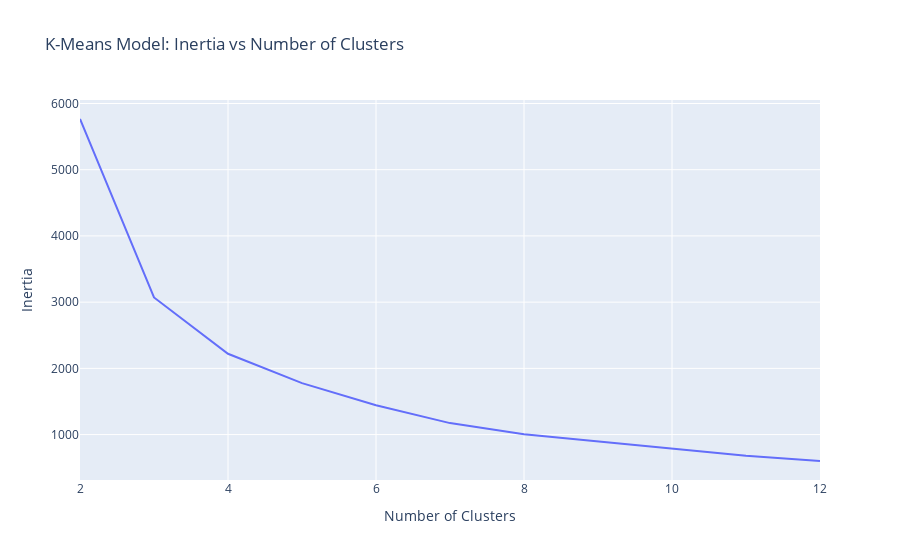

The notebook cell saved with this chart:
### Code cell
# Create line plot of `inertia_errors` vs `n_clusters`
fig = px.line(x=n_clusters, y=inertia_errors, title="K-Means Model: Inertia vs Number of Clusters")
fig.update_layout(xaxis_title="Number of Clusters", yaxis_title="Inertia")
# Don't delete the code below 👇
fig.write_image("images/line_plt_InerClus.png", scale=1, height=500, width=700)

fig.show()

### Figure 1 — Plotly figure (JSON) as saved in the notebook; plotly's stock layout.template omitted (floating-point values rounded to 4 significant figures)
{"data": [{"hovertemplate": "x=%{x}<br>y=%{y}<extra></extra>", "legendgroup": "", "line": {"color": "#636efa", "dash": "solid"}, "marker": {"symbol": "circle"}, "mode": "lines", "name": "", "orientation": "v", "showlegend": false, "type": "scatter", "x": [2, 3, 4, 5, 6, 7, 8, 9, 10, 11, 12], "xaxis": "x", "y": [5766.0, 3070.0, 2220.0, 1777.0, 1444.0, 1173.0, 1004.0, 892.7, 780.8, 678.9, 601.0], "yaxis": "y"}], "layout": {"legend": {"tracegroupgap": 0}, "title": {"text": "K-Means Model: Inertia vs Number of Clusters"}, "xaxis": {"anchor": "y", "domain": [0, 1], "title": {"text": "Number of Clusters"}}, "yaxis": {"anchor": "x", "domain": [0, 1], "title": {"text": "Inertia"}}}}
